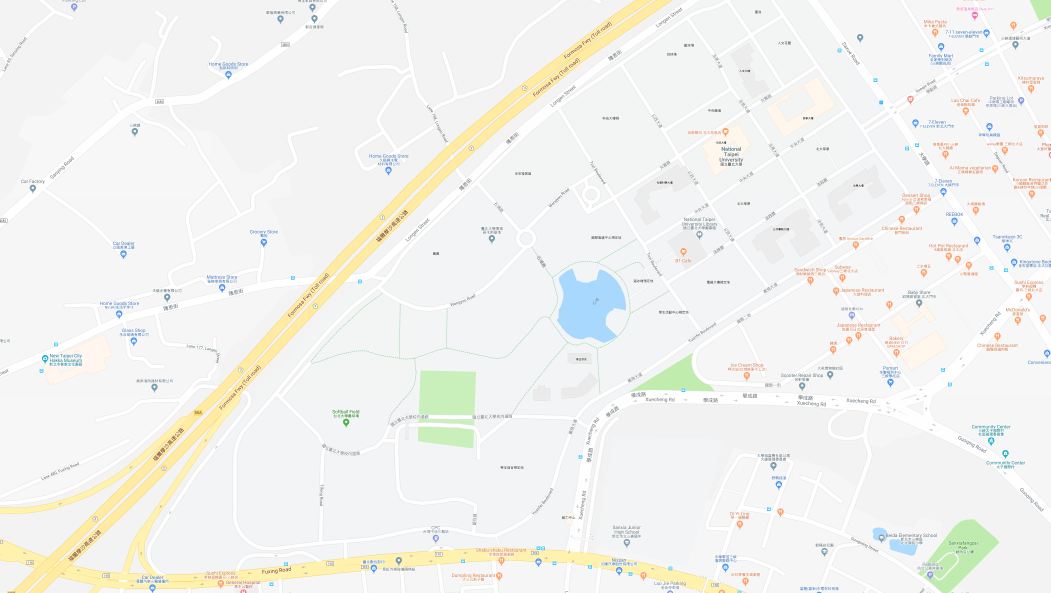
#> input picture Laptop-9-15/fileout.png, 3152 x 1779 px (shown at 1/3 size)
$ jupyter execute 'Graph processing-2.ipynb'
#> lines starting #> are read from the running program, lines starting #| are printed output that depends on the picture; after the words box and inside, x2 and y2 are one past the last pixel; in counts of white or black regions, pixels touching at a corner belong together
[cell 1]
import cv2
import numpy as np

img = cv2.imread("fileout.png")
#> img is the input picture: shape (1779, 3152, 3); mean B, G, R 239.2, 242.6, 242.4
small = cv2.resize(img, (0,0), fx=0.5, fy=0.5)

hsv = cv2.cvtColor(small, cv2.COLOR_BGR2HSV)
#> hsv: shape (890, 1576, 3); mean H, S, V 33.5, 7.6, 244.7
sensitivity = 5
lower_white = np.array([0,0,255-sensitivity])
upper_white = np.array([255,sensitivity,255])
mask = cv2.inRange(hsv, lower_white, upper_white)
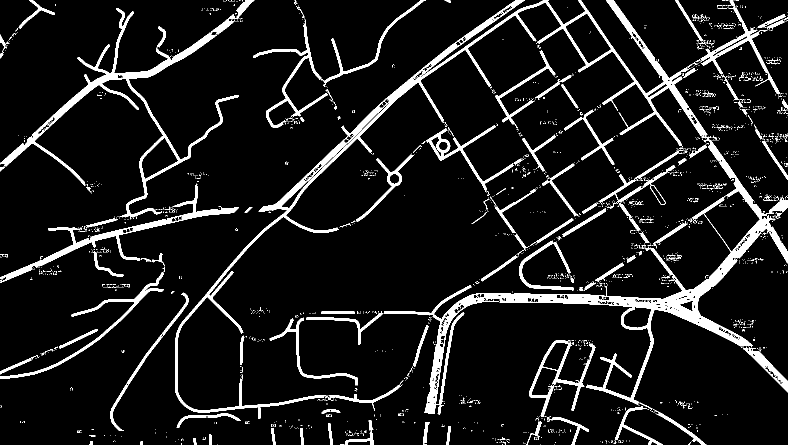
#> mask: shape (890, 1576) (shown at 1/2 size); 9.3% white; 2780 white regions (2658 under 20 px), largest, box (x1, y1, x2, y2) and area: (350, 0, 1576, 838) 53292, (0, 16, 478, 439) 12828, (0, 367, 478, 566) 6182
res = cv2.bitwise_and(small,small, mask= mask)
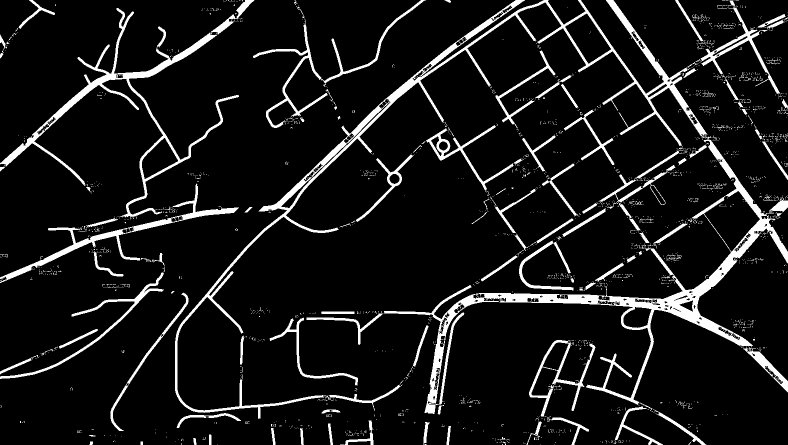
#> res: shape (890, 1576, 3) (shown at 1/2 size); mean B, G, R 23.6, 23.6, 23.6

# cv2.imshow('opencv_image',res)
# cv2.waitKey(0)
# cv2.destroyAllWindows()

[cell 2]
import math
#define something
WIDTH_PIX = 1576
LENGTH_PIX = 890

NW_lat_long =  [24.947246, 121.359039]
SE_lat_long = [24.938589, 121.375952]

def take_pix_from_location (a,b): #a = longitude, b =  latitude
    return [int((b - 24.938589)*LENGTH_PIX/(24.947246 - 24.938589)), int((a - 121.359039)*WIDTH_PIX/(121.375952 -121.359039))]

print(take_pix_from_location(121.364545,24.93999))
print(res[531,144])
#| [0 0 0]

[cell 3]
import matplotlib.path as mplPath
import matplotlib.pyplot as plt

points_path = mplPath.Path([(take_pix_from_location(121.3707682,24.9460277)),
                   (take_pix_from_location(121.3662299,24.9431871)),
                   (take_pix_from_location(121.3681503,24.9416404)),
                   (take_pix_from_location(121.372238,24.9440043)),
                   (take_pix_from_location(121.372356,24.945337)),
                   (take_pix_from_location(121.3707682,24.9460277))])

points_nparray = np.array([(take_pix_from_location(121.3707682,24.9460277)),
                   (take_pix_from_location(121.3662299,24.9431871)),
                   (take_pix_from_location(121.3681503,24.9416404)),
                   (take_pix_from_location(121.372238,24.9440043)),
                   (take_pix_from_location(121.372356,24.945337)),
                   (take_pix_from_location(121.3707682,24.9460277))])

[cell 4]
import random
# [12 lines of commented-out code are left out]
rec = []
for i in points_nparray.T:
    rec += [[min(i),max(i)]]

#randomly choose trainingset
trainingset = []
while len(trainingset) != 100:
    #Add random element in rectangle
    random_element = [random.randrange(list(x for x in rec[0])[0],
                                        list(x for x in rec[0])[1]),
                     random.randrange(list(x for x in rec[1])[0],
                                        list(x for x in rec[1])[1])]

    if points_path.contains_points(np.array([random_element])):
        trainingset.append(random_element)

for x in trainingset:
    cv2.circle(res,(x[1],LENGTH_PIX - x[0]),1,list([0, 255, 255]),5)
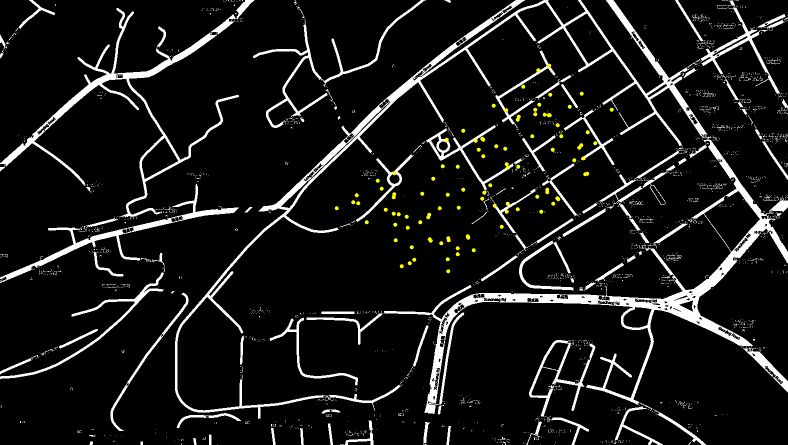
#> res: shape (890, 1576, 3) (shown at 1/2 size); 0.33% of pixels changed, all inside (x1, y1, x2, y2) = (669, 127, 1228, 547)

plt.imshow(res)

# [4 lines of commented-out code are left out]

[cell 5]
random_element

[cell 6]
from scipy.spatial import ConvexHull

trainingset = np.array(trainingset)#must be np array
plt.plot(trainingset[:,0], trainingset[:,1], 'o')

hull = ConvexHull(trainingset)
for simplex in hull.simplices:
    plt.plot(trainingset[simplex,0], trainingset[simplex, 1], 'k-')

plt.plot(trainingset[hull.vertices,0], trainingset[hull.vertices,1], 'r-', lw=2)
plt.plot(trainingset[hull.vertices[0],0], trainingset[hull.vertices[0],1], 'ro')
plt.show()
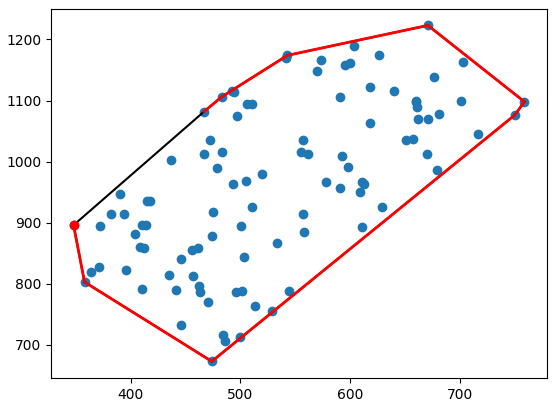
#> figure drawn by matplotlib, 1 panel

$ run again, with Laptop-9-15/corner-detection.png copied over Laptop-9-15/fileout.png
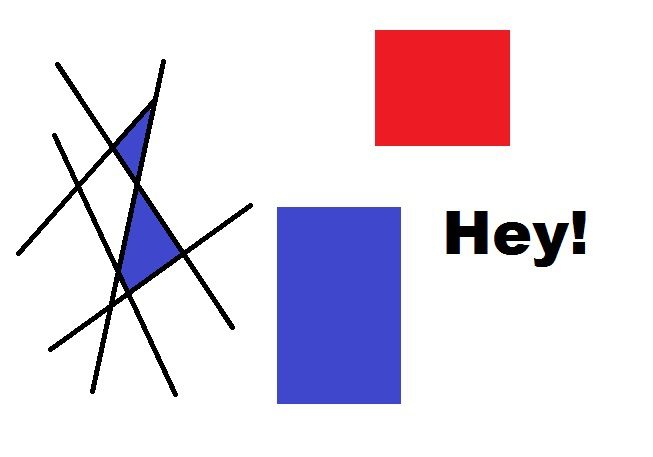
#> input picture Laptop-9-15/corner-detection.png, 653 x 457 px
#> img is the input picture: shape (457, 653, 3); mean B, G, R 229.7, 216.9, 227
#> `small = cv2.resize(img, (0,0), fx=0.5, fy=0.5)`:
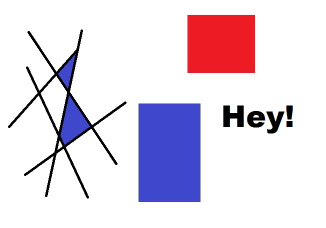
#> small: shape (228, 326, 3); mean B, G, R 229.6, 216.7, 226.9
#> hsv: shape (228, 326, 3); mean H, S, V 27.5, 32.3, 240.3
#> `mask = cv2.inRange(hsv, lower_white, upper_white)`:
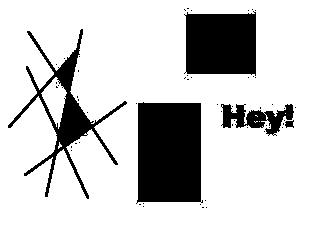
#> mask: shape (228, 326); 80.2% white; 56 black regions (51 under 20 px), largest, box (x1, y1, x2, y2) and area: (136, 102, 203, 204) 6246, (184, 11, 256, 76) 4212, (8, 29, 127, 199) 3060, (221, 104, 294, 136) 1115, (285, 120, 294, 128) 50
